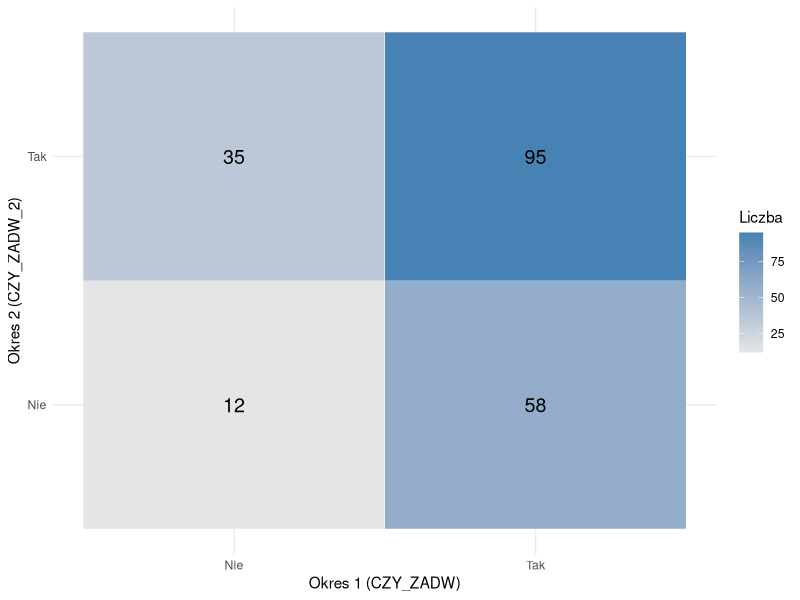
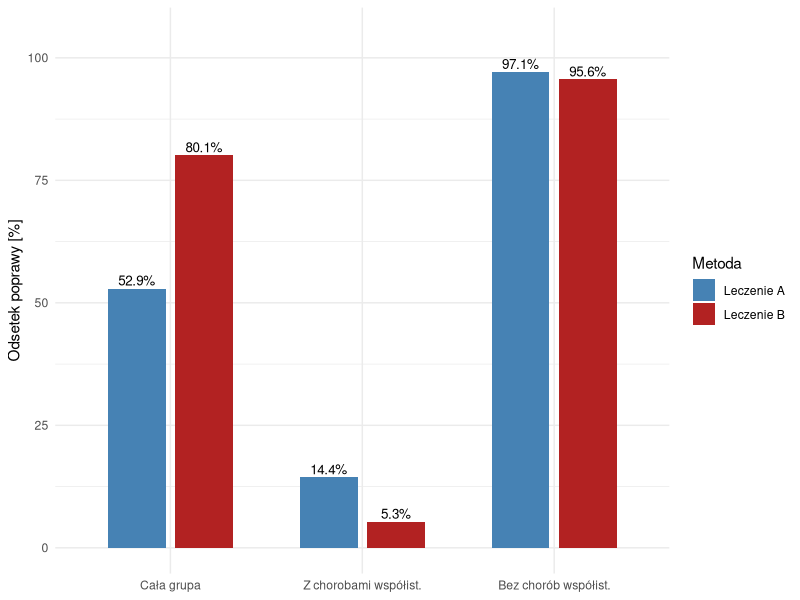
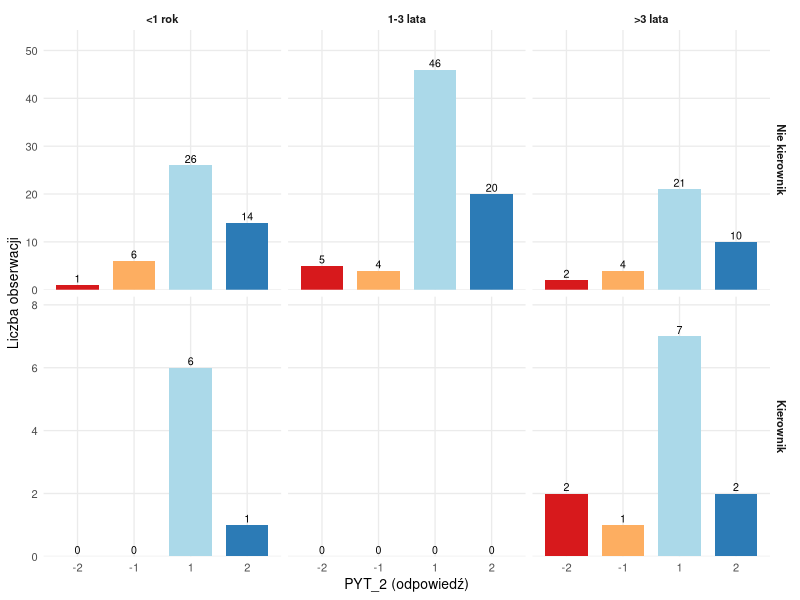

Recreate these plots in R, in order.
## ---- chunk 1
suppressPackageStartupMessages({
  library(dplyr)
  library(tidyr)
  library(ggplot2)
  library(knitr)
  library(kableExtra)
  library(MASS)        # loglin / loglm
  library(vcd)         # mosaic
})

set.seed(2025)

# Wczytanie danych (CSV, separator ';', kodowanie UTF-8)
dane <- read.csv2("ankieta.csv", stringsAsFactors = FALSE, fileEncoding = "UTF-8")
colnames(dane) <- c("DZIAL","STAZ","CZY_KIER","PYT_1","PYT_2","PYT_3","PLEC","WIEK")

# Zmienne pomocnicze wykorzystywane w kilku zadaniach
dane$CZY_KIER <- factor(dane$CZY_KIER, levels = c("Nie","Tak"))
dane$PYT_2f   <- factor(dane$PYT_2, levels = c(-2,-1,1,2))
dane$STAZf    <- factor(dane$STAZ,  levels = c(1,2,3),
                        labels = c("<1 rok","1-3 lata",">3 lata"))

# Zmienne "zadowolenia ze szkoleń" w dwóch okresach (zadanie 3).
# PYT_2 -> pierwszy okres, PYT_3 -> drugi okres; obie zmienne nie
# przyjmują wartości 0, więc binaryzacja względem zera jest jednoznaczna:
# odpowiedź dodatnia (1,2) = "Tak" (zadowolony), ujemna (-2,-1) = "Nie".
dane$CZY_ZADW   <- factor(ifelse(dane$PYT_2 > 0, "Tak", "Nie"), levels = c("Nie","Tak"))
dane$CZY_ZADW_2 <- factor(ifelse(dane$PYT_3 > 0, "Tak", "Nie"), levels = c("Nie","Tak"))
## ---- chunk 2
# Warunkowy (dokładny) test symetrii dla tablicy 2x2.
# Zwraca dwustronną p-wartość opartą na rozkładzie Bin(m, 1/2).
p_warunkowy <- function(n12, n21) {
  m <- n12 + n21
  if (m == 0) return(1)
  k <- min(n12, n21)
  min(1, 2 * pbinom(k, size = m, prob = 0.5))
}
## ---- chunk 3
M <- matrix(c(1,5,2,4), nrow = 2, byrow = TRUE,
            dimnames = list("Lek A" = c("Negatywna","Pozytywna"),
                            "Lek B" = c("Negatywna","Pozytywna")))
kable(addmargins(M), caption = "Reakcja na lek A (wiersze) vs lek B (kolumny).",
      booktabs = TRUE) |>
  kable_styling(latex_options = c("HOLD_position"))
## ---- chunk 4
mcc <- mcnemar.test(M, correct = TRUE)
pw  <- p_warunkowy(5, 2)
tab_z2 <- data.frame(
  Test         = c("McNemar (z poprawką na ciągłość)", "warunkowy (zad. 1)"),
  Statystyka   = c(round(unname(mcc$statistic), 4), NA),
  `p-wartość`  = c(signif(mcc$p.value, 4), signif(pw, 4)),
  check.names  = FALSE
)
kable(tab_z2, caption = "Weryfikacja hipotezy o jednakowej skuteczności leków.",
      booktabs = TRUE) |>
  kable_styling(latex_options = c("HOLD_position"))
## ---- chunk 5
t3 <- table(`Okres 1 (CZY_ZADW)` = dane$CZY_ZADW,
            `Okres 2 (CZY_ZADW_2)` = dane$CZY_ZADW_2)
kable(addmargins(t3),
      caption = "Zadowolenie ze szkoleń: okres 1 (wiersze) vs okres 2 (kolumny).",
      booktabs = TRUE) |>
  kable_styling(latex_options = c("HOLD_position"))

mcc3 <- mcnemar.test(t3, correct = TRUE)
n12 <- t3["Nie","Tak"]; n21 <- t3["Tak","Nie"]
pw3 <- p_warunkowy(n12, n21)
tab_z3 <- data.frame(
  Test        = c("McNemar (z poprawką na ciągłość)", "warunkowy (zad. 1)"),
  Statystyka  = c(round(unname(mcc3$statistic), 4), NA),
  `p-wartość` = c(signif(mcc3$p.value, 4), signif(pw3, 4)),
  check.names = FALSE
)
kable(tab_z3, caption = "Test symetrii dla zadowolenia ze szkoleń.",
      booktabs = TRUE) |>
  kable_styling(latex_options = c("HOLD_position"))
## ---- chunk 6
df3 <- as.data.frame(t3)
colnames(df3) <- c("Okres1","Okres2","n")
ggplot(df3, aes(Okres1, Okres2, fill = n)) +
  geom_tile(color = "white") +
  geom_text(aes(label = n), size = 5) +
  scale_fill_gradient(low = "grey90", high = "steelblue") +
  labs(x = "Okres 1 (CZY_ZADW)", y = "Okres 2 (CZY_ZADW_2)", fill = "Liczba") +
  theme_minimal(base_size = 11)
## ---- chunk 7
T2 <- matrix(c(10, 2, 1, 1, 0,
                0,15, 1, 1, 0,
                1, 1,32, 6, 0,
                0, 0, 1,96, 3,
                1, 1, 0, 1,26),
             nrow = 5, byrow = TRUE,
             dimnames = list("Pytanie 1" = c("-2","-1","0","1","2"),
                             "Pytanie 2" = c("-2","-1","0","1","2")))
kable(T2, caption = "Tablica 5x5 odpowiedzi w dwóch okresach (Tabela 2).",
      booktabs = TRUE) |>
  kable_styling(latex_options = c("HOLD_position"))
## ---- chunk 8
# Bowker liczony ręcznie: pary z n_ij + n_ji = 0 są pomijane (0/0),
# co zmniejsza efektywną liczbę stopni swobody.
k <- nrow(T2); bow <- 0; df_eff <- 0; zero_pairs <- c()
for (i in 1:(k-1)) for (j in (i+1):k) {
  s <- T2[i,j] + T2[j,i]
  if (s > 0) { bow <- bow + (T2[i,j]-T2[j,i])^2 / s; df_eff <- df_eff + 1 }
  else zero_pairs <- c(zero_pairs, paste0("(",i,",",j,")"))
}
df_nom <- k*(k-1)/2
tab_z4 <- data.frame(
  Wariant      = c("df nominalne = 10", "df efektywne = 9 (po usunięciu par 0/0)"),
  Statystyka   = round(bow, 4),
  df           = c(df_nom, df_eff),
  `p-wartość`  = c(signif(1-pchisq(bow, df_nom), 4), signif(1-pchisq(bow, df_eff), 4)),
  check.names  = FALSE
)
kable(tab_z4, caption = "Test Bowkera symetrii dla tablicy 5x5.",
      booktabs = TRUE) |>
  kable_styling(latex_options = c("HOLD_position"))
## ---- chunk 9
skutecz <- function(popr, brak) popr / (popr + brak)
orf <- function(a, b, c, d) (a*d)/(b*c)   # iloraz szans (poprawa A:B)

tab5 <- data.frame(
  Grupa = c("Cała grupa", "Z chorobami współist.", "Bez chorób współist."),
  `Poprawa A` = c(117, 17, 100),
  `Poprawa B` = c(177, 2, 175),
  `% popr. A` = round(100*c(skutecz(117,104), skutecz(17,101), skutecz(100,3)), 1),
  `% popr. B` = round(100*c(skutecz(177,44),  skutecz(2,36),   skutecz(175,8)), 1),
  `OR (A:B)`  = round(c(orf(117,104,177,44), orf(17,101,2,36), orf(100,3,175,8)), 2),
  check.names = FALSE
)
kable(tab5, caption = "Odsetek poprawy i iloraz szans dla leczenia A vs B.",
      booktabs = TRUE) |>
  kable_styling(latex_options = c("HOLD_position"))
## ---- chunk 10
dfp <- tab5 |>
  dplyr::select(Grupa, `% popr. A`, `% popr. B`) |>
  tidyr::pivot_longer(-Grupa, names_to = "Metoda", values_to = "proc")
dfp$Metoda <- ifelse(dfp$Metoda == "% popr. A", "Leczenie A", "Leczenie B")
dfp$Grupa <- factor(dfp$Grupa,
                    levels = c("Cała grupa","Z chorobami współist.","Bez chorób współist."))
ggplot(dfp, aes(Grupa, proc, fill = Metoda)) +
  geom_col(position = position_dodge(width = 0.7), width = 0.6) +
  geom_text(aes(label = paste0(proc,"%")),
            position = position_dodge(width = 0.7), vjust = -0.3, size = 3.4) +
  scale_fill_manual(values = c("Leczenie A" = "steelblue", "Leczenie B" = "firebrick")) +
  labs(x = NULL, y = "Odsetek poprawy [%]") +
  ylim(0, 105) +
  theme_minimal(base_size = 11)
## ---- chunk 11
z6 <- data.frame(
  Model = c("$[1\\ 3]$", "$[13]$", "$[1\\ 2\\ 3]$",
            "$[12\\ 3]$", "$[12\\ 13]$", "$[1\\ 23]$"),
  Postac = c(
    "$\\pi_{i\\cdot k}=\\pi_{i\\cdot\\cdot}\\,\\pi_{\\cdot\\cdot k}$",
    "$\\pi_{i\\cdot k}$ dowolne",
    "$\\pi_{i\\cdot\\cdot}\\,\\pi_{\\cdot j\\cdot}\\,\\pi_{\\cdot\\cdot k}$",
    "$\\pi_{ij\\cdot}\\,\\pi_{\\cdot\\cdot k}$",
    "$\\pi_{ij\\cdot}\\,\\pi_{i\\cdot k}/\\pi_{i\\cdot\\cdot}$",
    "$\\pi_{i\\cdot\\cdot}\\,\\pi_{\\cdot jk}$"),
  Interpretacja = c(
    "\\textbf{Niezależność CZY\\_KIER i STAŻ} (model dla pary 1--3, z pominięciem zmiennej 2). Stanowisko nie zależy od stażu.",
    "\\textbf{Model nasycony dla pary 1--3} --- dopuszcza dowolną zależność (asocjację) między CZY\\_KIER a STAŻ.",
    "\\textbf{Wzajemna (całkowita) niezależność} wszystkich trzech zmiennych.",
    "\\textbf{STAŻ niezależny od pary (CZY\\_KIER, PYT\\_2)}; zmienne 1 i 2 mogą być powiązane.",
    "\\textbf{PYT\\_2 i STAŻ warunkowo niezależne przy ustalonym CZY\\_KIER} (zmienna 1 jest wspólnym rdzeniem).",
    "\\textbf{CZY\\_KIER niezależny od pary (PYT\\_2, STAŻ)}; zmienne 2 i 3 mogą być powiązane."),
  check.names = FALSE
)
kbl(z6, format = "latex", booktabs = TRUE, escape = FALSE,
    col.names = c("Model", "Postać $\\pi_{ijk}$", "Interpretacja"),
    caption = "Interpretacja modeli log-liniowych (1 = CZY\\_KIER, 2 = PYT\\_2, 3 = STAŻ).") |>
  kable_styling(latex_options = c("HOLD_position"), full_width = FALSE) |>
  column_spec(1, width = "1.5cm") |>
  column_spec(2, width = "3cm") |>
  column_spec(3, width = "9.5cm")
## ---- chunk 12
tab3w <- table(CZY_KIER = dane$CZY_KIER, PYT_2 = dane$PYT_2f, STAZ = dane$STAZf)

# Model nasycony [123] = częstości empiryczne
P_sat <- tab3w / sum(tab3w)
p1_sat <- sum(P_sat["Tak","2",]) / sum(P_sat["Tak",,])    # P(PYT_2=2 | kier)
p2_sat <- sum(P_sat[,, "<1 rok"]["Tak",]) / sum(P_sat[,, "<1 rok"]) # P(kier | staż<1)
p3_sat <- sum(P_sat[,, ">3 lata"]["Nie",]) / sum(P_sat[,, ">3 lata"]) # P(nie kier | staż>3)

# Model [12 23]: 1 i 3 warunkowo niezależne przy ustalonym 2
m1223 <- loglin(tab3w, list(c(1,2), c(2,3)), fit = TRUE, print = FALSE)
Pf <- m1223$fit / sum(m1223$fit)
p1_m <- sum(Pf["Tak","2",]) / sum(Pf["Tak",,])
p2_m <- sum(Pf[,, "<1 rok"]["Tak",]) / sum(Pf[,, "<1 rok"])
p3_m <- sum(Pf[,, ">3 lata"]["Nie",]) / sum(Pf[,, ">3 lata"])

tab7 <- data.frame(
  Prawdopodobieństwo = c(
    "$P(\\text{PYT\\_2}{=}2 \\mid \\text{kierownik})$",
    "$P(\\text{kierownik} \\mid \\text{staż} < 1\\text{ rok})$",
    "$P(\\text{nie kierownik} \\mid \\text{staż} > 3\\text{ lata})$"),
  `Model [123]`    = round(c(p1_sat, p2_sat, p3_sat), 4),
  `Model [12 23]`  = round(c(p1_m, p2_m, p3_m), 4),
  check.names = FALSE
)
kbl(tab7, format = "latex", booktabs = TRUE, escape = FALSE,
    caption = "Oszacowania prawdopodobieństw w modelu nasyconym i [12 23].") |>
  kable_styling(latex_options = c("HOLD_position"))
## ---- chunk 13
df8 <- as.data.frame(tab3w)
m_mut  <- glm(Freq ~ CZY_KIER + PYT_2 + STAZ,            family = poisson, data = df8)  # [1 2 3]
m_jnt  <- glm(Freq ~ CZY_KIER*STAZ + PYT_2,              family = poisson, data = df8)  # [2 13]
m_cnd  <- glm(Freq ~ CZY_KIER*STAZ + PYT_2*STAZ,         family = poisson, data = df8)  # [13 23]

g2 <- function(m) c(round(m$deviance,3), m$df.residual, signif(1-pchisq(m$deviance,m$df.residual),4))
tab8 <- data.frame(
  Hipoteza = c("CZY_KIER, PYT_2, STAŻ wzajemnie niezależne",
               "PYT_2 niezależna od pary (CZY_KIER, STAŻ)",
               "PYT_2 niezależna od CZY_KIER przy ustalonym STAŻ"),
  Model    = c("[1 2 3]", "[2 13]", "[13 23]"),
  `G²`     = c(g2(m_mut)[1], g2(m_jnt)[1], g2(m_cnd)[1]),
  df       = c(g2(m_mut)[2], g2(m_jnt)[2], g2(m_cnd)[2]),
  `p-wartość` = c(g2(m_mut)[3], g2(m_jnt)[3], g2(m_cnd)[3]),
  check.names = FALSE
)
kable(tab8, caption = "Testy ilorazu wiarogodności dla hipotez niezależności.",
      booktabs = TRUE) |>
  kable_styling(latex_options = c("HOLD_position"))
## ---- chunk 14
df8plot <- as.data.frame(tab3w)
df8plot$CZY_KIER <- factor(df8plot$CZY_KIER, levels = c("Nie","Tak"),
                           labels = c("Nie kierownik", "Kierownik"))
ggplot(df8plot, aes(x = PYT_2, y = Freq, fill = PYT_2)) +
  geom_col(show.legend = FALSE, width = 0.75) +
  geom_text(aes(label = Freq), vjust = -0.3, size = 2.7) +
  facet_grid(CZY_KIER ~ STAZ, scales = "free_y") +
  scale_fill_brewer(palette = "RdYlBu") +
  scale_y_continuous(expand = expansion(mult = c(0, 0.18))) +
  labs(x = "PYT_2 (odpowiedź)", y = "Liczba obserwacji") +
  theme_minimal(base_size = 10) +
  theme(panel.grid.minor = element_blank(),
        strip.text = element_text(face = "bold"))
## ---- chunk 15
exact_sym_mc <- function(T2, B = 20000) {
  k <- nrow(T2)
  pairs <- which(upper.tri(T2), arr.ind = TRUE)
  m  <- T2[cbind(pairs[,1], pairs[,2])] + T2[cbind(pairs[,2], pairs[,1])]
  nij <- T2[cbind(pairs[,1], pairs[,2])]
  use <- m > 0
  Tobs <- sum((2*nij[use] - m[use])^2 / m[use])   # = suma (n_ij - n_ji)^2/(n_ij+n_ji)
  cnt <- 0
  for (b in 1:B) {
    sim <- rbinom(sum(use), m[use], 0.5)
    Tsim <- sum((2*sim - m[use])^2 / m[use])
    if (Tsim >= Tobs - 1e-9) cnt <- cnt + 1
  }
  list(T = Tobs, p = (cnt + 1)/(B + 1), df_eff = sum(use))
}
set.seed(2025)
es <- exact_sym_mc(T2)
